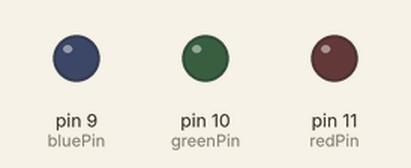
This sketch was run on a simulated Arduino Uno, built with avr-gcc and run on an emulated ATmega328P. Parts: output pins drawn as LEDs (lit = HIGH).

Above: at 0.5 s.
At 2.0 s:
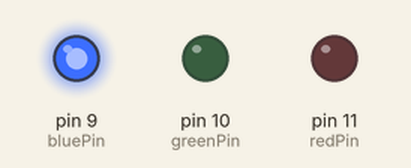
At 3.5 s:
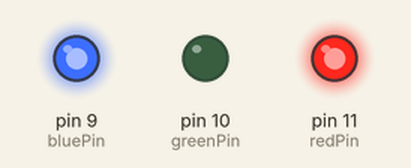
At 4.5 s:
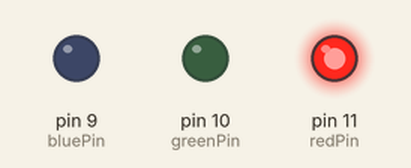
At 5.5 s:
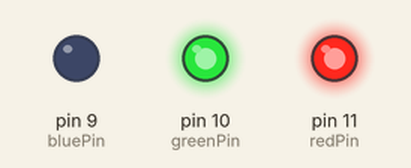
At 6.5 s:
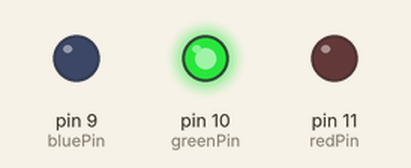
Timing chart, 0 to 7.8 s (numbered marks = the images above):
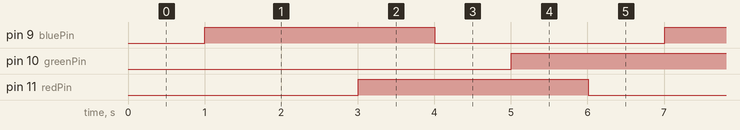

Measured:
- by itself, pin 9 (bluePin), pin 10 (greenPin), pin 11 (redPin): alternates HIGH for 3.0 s and LOW for 3.0 s

The sketch:

BlinkWithoutDelay.ino
```cpp
// constants won't change. Used here to
// set pin numbers:
const int bluePin =  9;      // the number of the LED pin
const int greenPin =  10;      // the number of the LED pin
const int redPin =  11;      // the number of the LED pin

int leds[] = {bluePin, greenPin, redPin};
int i = -1;

// Variables will change:
int ledState = LOW;             // ledState used to set the LED
long previousMillis = 0;        // will store last time LED was updated

// the follow variables is a long because the time, measured in miliseconds,
// will quickly become a bigger number than can be stored in an int.
long interval = 1000;           // interval at which to blink (milliseconds)

void setup() {
  // set the digital pin as output:
  pinMode(redPin, OUTPUT);
  pinMode(greenPin, OUTPUT);
  pinMode(bluePin, OUTPUT);
}

void loop()
{
  // here is where you'd put code that needs to be running all the time.

  // check to see if it's time to blink the LED; that is, if the
  // difference between the current time and last time you blinked
  // the LED is bigger than the interval at which you want to
  // blink the LED.
  unsigned long currentMillis = millis();

  if(currentMillis - previousMillis > interval) {
    // save the last time you blinked the LED
    previousMillis = currentMillis;
    i = (i + 1 > 2) ? 0 : i + 1;

    // if the LED is off turn it on and vice-versa:
    if (ledState == LOW)
      ledState = HIGH;
    else
      ledState = LOW;

    // set the LED with the ledState of the variable:
    digitalWrite(leds[i], ledState);
  }
}
```
